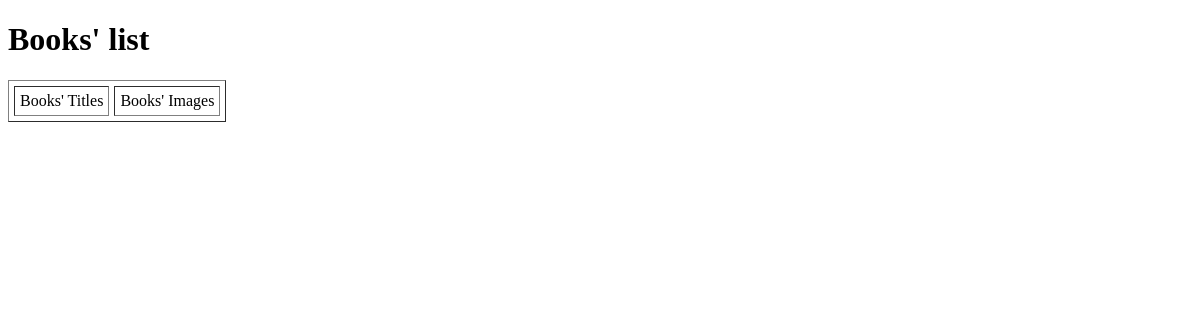
Page /books/list/ (signed in) on the earlier database version.
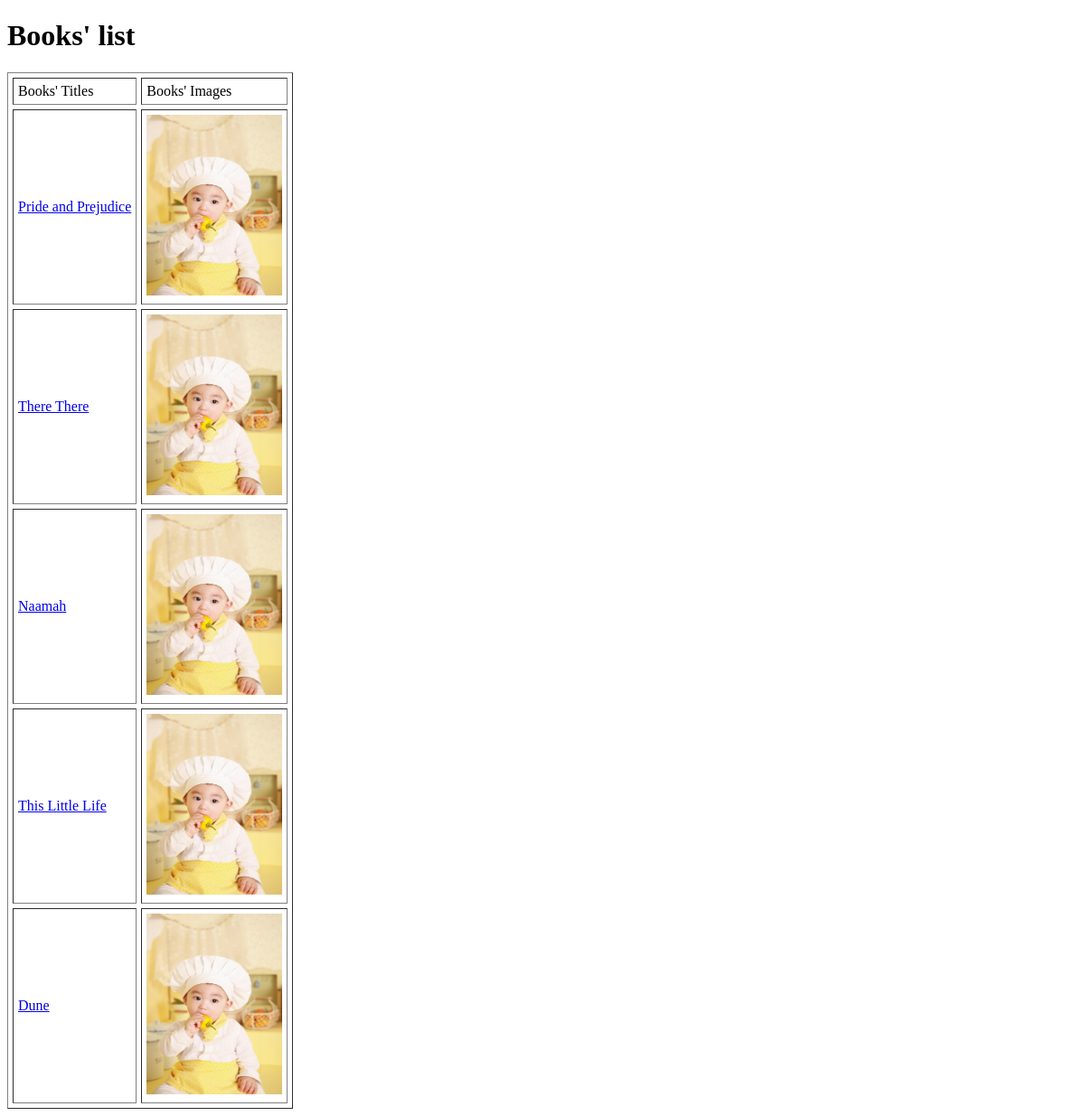
Same page on the later database version.
### books/models.py (models this page shows, shortened)
class Book(models.Model):
	name=models.CharField(max_length=120)
	author_name = models.CharField(max_length=120)
	genre = models.CharField(max_length=12, choices=genre_choices, default='cl')
	book_type = models.CharField(max_length=12, choices=book_type_choices, default='hc')
	price = models.FloatField(help_text='in US dollars $')
	pic = models.ImageField(upload_to='books', default='no_picture.jpg')
	def get_absolute_url(self):
	    return reverse ('books:detail', kwargs={'pk': self.pk})

### books/views.py (the view)
# urls.py: path('list/', BookListView.as_view(), name='list'),
class BookListView(LoginRequiredMixin, ListView):            #class-based view
    model = Book                         #specify model
    template_name = 'books/main.html'    #specify template

### books/templates/books/main.html
<!DOCTYPE html>
<h1>Books' list</h1>        {% comment%} HTML tag for heading  {% endcomment%}
<table border="1" cellpadding="5" cellspacing = "5">    {% comment%} start of table  {% endcomment%}
   <tr> {% comment%}  the 'tr' tag adds a new row   {% endcomment%}
       <td>Books' Titles</td>   {% comment%} the 'td' tag adds a column  {% endcomment%}       <td>Books' Images</td>
   </tr>
   {% for object in object_list %} {% comment%} now go through the list element-by-element  {% endcomment%}
   <tr>
       <td><a href ="{{object.get_absolute_url}}"> {{object.name}} </a></td> {% comment%} print the name of book  {% endcomment%}
       <td><img src="{{object.pic.url}}" width="150" height="200" /></td>   {% comment%} display the picture of book  {% endcomment%}
   </tr>
   {% endfor %}
</table>

Differences in the rows shown:
added Book: name "Pride and Prejudice", pic (placeholder picture)
added Book: name "There There", pic (placeholder picture)
added Book: name "Naamah", pic (placeholder picture)
added Book: name "This Little Life", pic (placeholder picture)
added Book: name "Dune", pic (placeholder picture)
